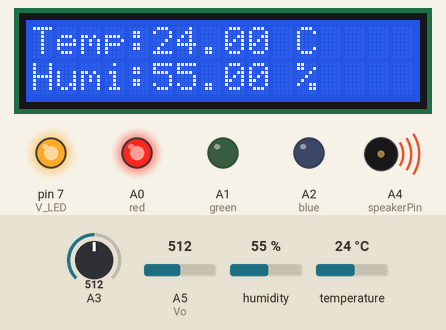
This sketch was run on a simulated Arduino Uno, built with avr-gcc and run on an emulated ATmega328P. Shown: 16×2 character LCD, output pins drawn as LEDs (lit = HIGH), buzzer (waves = sounding). The inputs (shaded band) are chosen by the test bench; at power-on: A5 (Vo) = 512, humidity 55 %, A3 = 512, temperature 24 °C. What the sketch prints to the serial monitor is not drawn.

Above: at 1.1 s.
1.7 s: A5 (Vo) set to 339
At 2.4 s:
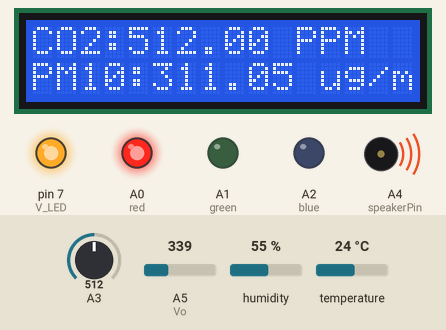
6.0 s: A5 (Vo) set to 309
At 6.8 s:
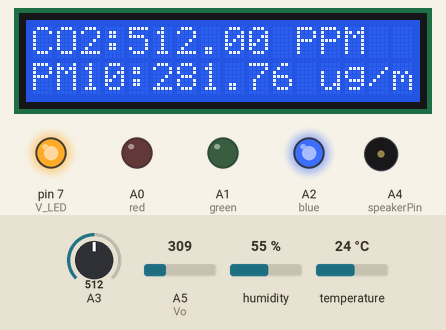
10.5 s: A5 (Vo) set to 80
At 12.8 s:
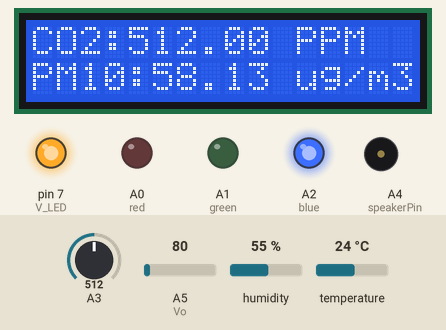
13.5 s: A5 (Vo) set to 64
At 14.4 s:
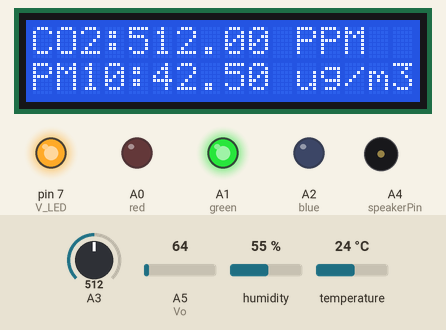
18.5 s: humidity set to 22 %
At 21.8 s:
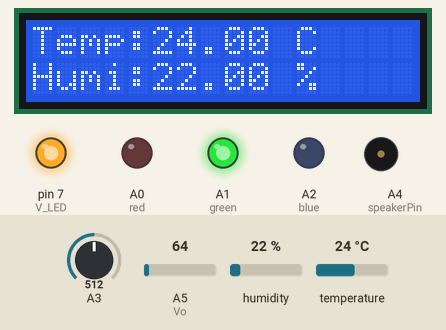
22.5 s: A3 set to 716
At 24.4 s:
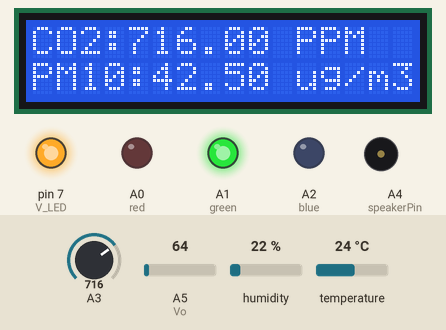
Timing chart, 0 to 25.9 s (numbered marks = the images above; inputs shaded):
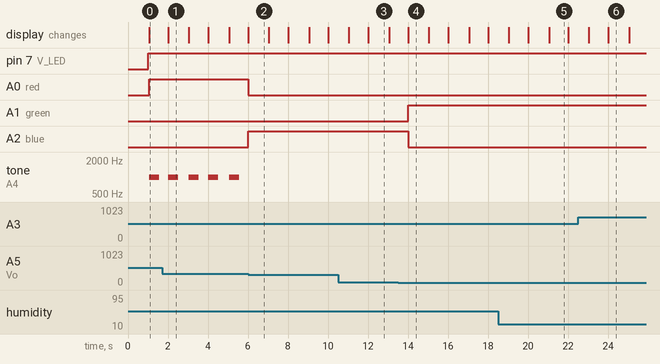

Measured:
- the behaviour switches between 328 and 327 on A5 (Vo) (found by bisection; images 1 and 2)
- the behaviour switches between 72 and 71 on A5 (Vo) (found by bisection; images 3 and 4)
- after the input at 1.7 s, the display: changes after 0.32 s (image 1)
- after the input at 6.0 s, A0 (red): HIGH → LOW at once; A2 (blue): LOW → HIGH at once; tone on A4 (speakerPin): stops changing and stays silent; the display: changes at once (image 2)
- after the input at 10.5 s, the display: first differs from a run without the input after 1.5 s (image 3)
- after the input at 13.5 s, A1 (green): LOW → HIGH after 0.52 s; A2 (blue): HIGH → LOW after 0.52 s; the display: changes after 0.52 s (image 4)
- after the input at 18.5 s, the display: first differs from a run without the input after 2.6 s (image 5)
- after the input at 22.5 s, the display: first differs from a run without the input after 1.5 s (image 6)

The sketch:

fixed_ENVsensor.ino
```cpp
#include <DHT.h>
#include <DHT_U.h>
#include <LiquidCrystal.h>

#define DHTPIN 8
#define DHTTYPE DHT11

DHT dht(DHTPIN, DHTTYPE);
LiquidCrystal lcd(12, 11, 5, 4, 3, 2);

unsigned long previousMillis = 0;
const long interval = 1000;

int red = A0;
int green = A1;
int blue = A2;

int speakerPin = A4;
int Vo = A5;
int V_LED = 7;

float Vo_value = 0;
float Voltage = 0;
float dustDensity = 0;

bool displayTempHumi = true;

void setup() {
  lcd.begin(16, 2);
  Serial.begin(9600);

  pinMode(red, OUTPUT);
  pinMode(green, OUTPUT);
  pinMode(blue, OUTPUT);
  pinMode(A3, INPUT);
  pinMode(speakerPin, OUTPUT);
  pinMode(V_LED, OUTPUT);
  pinMode(Vo, INPUT);

  dht.begin();
}

void loop() {
  unsigned long currentMillis = millis();
  int sv = analogRead(A3);

  if (currentMillis - previousMillis >= interval) {
    previousMillis = currentMillis;

    float co2, pm10;
    co2 = sv;
    digitalWrite(V_LED, LOW);
    delayMicroseconds(280);
    Vo_value = analogRead(Vo);
    delayMicroseconds(40);
    digitalWrite(V_LED, HIGH);
    delayMicroseconds(9680);

    Voltage = Vo_value * 5.0 / 1024.0;
    dustDensity = (Voltage - 0.1) / 0.005;

    if (displayTempHumi) {
      float temp, humi;
      temp = dht.readTemperature();
      humi = dht.readHumidity();

      if (isnan(humi) || isnan(temp)) {
        Serial.println("Failed to read from DHT Sensor!!");
        return;
      }

      Serial.print("Temperature: ");
      Serial.print(temp);
      Serial.print("°C , Humidity: ");
      Serial.print(humi);
      Serial.print("%, CO2: ");
      Serial.print(sv);
      Serial.print("ppm , PM10: ");
      Serial.print(dustDensity);
      Serial.println(" ug/m3");

      lcd.clear();

      lcd.setCursor(0, 0);
      lcd.print("Temp:"); lcd.print(temp); lcd.print(" C");

      lcd.setCursor(0, 1);
      lcd.print("Humi:"); lcd.print(humi); lcd.print(" %");
    } else {
      lcd.clear();

      lcd.setCursor(0, 0);
      lcd.print("CO2:"); lcd.print(co2); lcd.print(" PPM");

      lcd.setCursor(0, 1);
      lcd.print("PM10:"); lcd.print(dustDensity); lcd.print(" ug/m3");
    }

    displayTempHumi = !displayTempHumi;

    if (dustDensity <= 50.0) {
      analogWrite(red, 0);
      analogWrite(green, 255);
      analogWrite(blue, 0);

      noTone(speakerPin);
    }
    else if (dustDensity <= 300.0) {
      analogWrite(red, 0);
      analogWrite(green, 0);
      analogWrite(blue, 255);

      noTone(speakerPin);
    }
    else {
      analogWrite(red, 255);
      analogWrite(green, 0);
      analogWrite(blue, 0);

      tone(speakerPin, 1000);
      delay(500);
      noTone(speakerPin);
    }
  }
}
```
